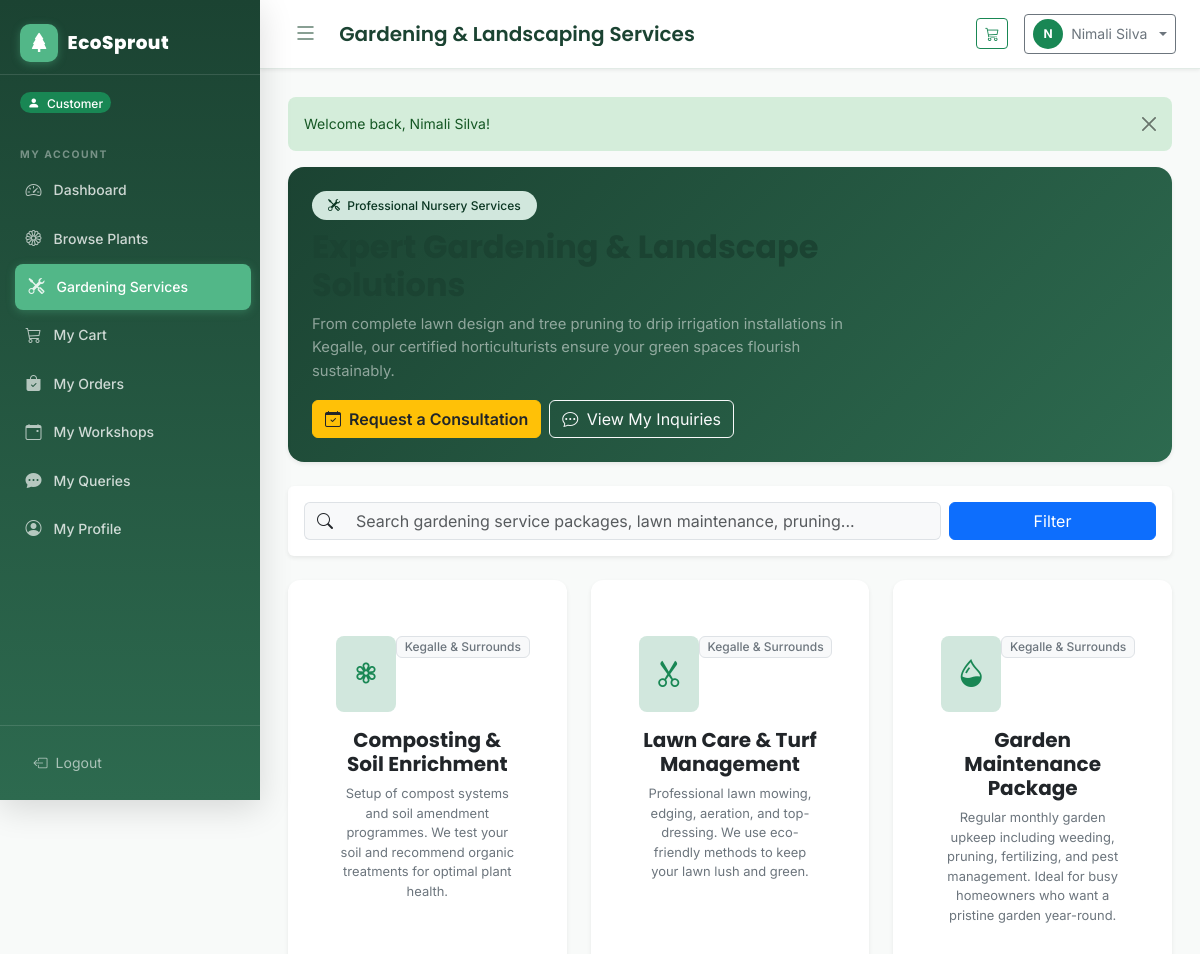
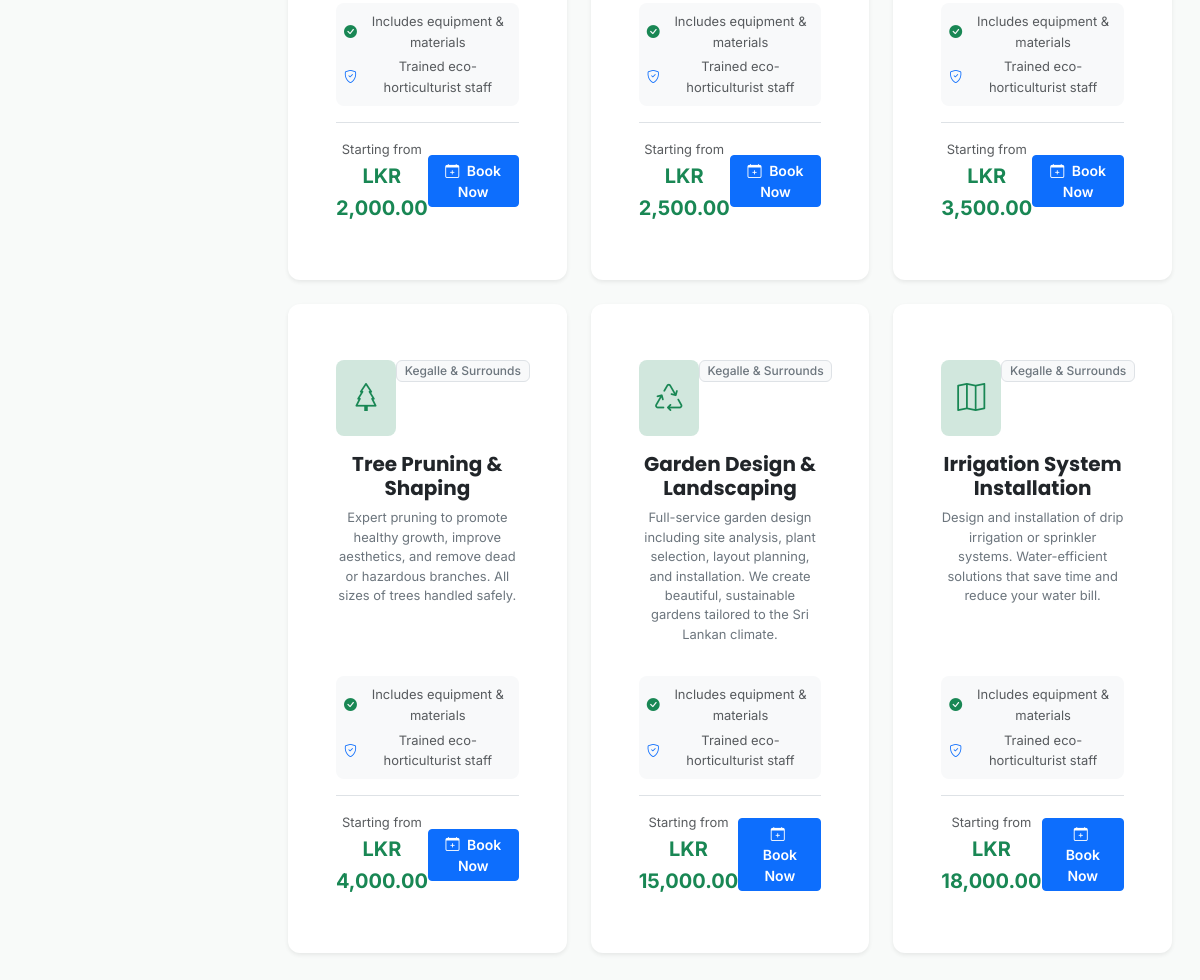
Page /customer/services.php (signed in) on the committed database (2 pictures, top to bottom).
### tables this page shows
CREATE TABLE IF NOT EXISTS gardening_services (
    id           INT UNSIGNED AUTO_INCREMENT PRIMARY KEY,
    service_name VARCHAR(150)   NOT NULL,
    description  TEXT           NULL,
    price        DECIMAL(10,2)  NOT NULL DEFAULT 0.00,
    created_at   TIMESTAMP NOT NULL DEFAULT CURRENT_TIMESTAMP,
    updated_at   TIMESTAMP NOT NULL DEFAULT CURRENT_TIMESTAMP ON UPDATE CURRENT_TIMESTAMP,
    INDEX idx_service_name (service_name)
);

### includes/auth.php (called while the page is built, shortened)
<?php
function getBaseUrl(): string
{
    $protocol = (!empty($_SERVER['HTTPS']) && $_SERVER['HTTPS'] !== 'off') ? 'https' : 'http';
    $host     = $_SERVER['HTTP_HOST'] ?? 'localhost';
    $scriptName = str_replace('\\', '/', $_SERVER['SCRIPT_NAME'] ?? '');
    if (preg_match('#^(.*?)/(?:admin|staff|customer|actions|includes|assets|database)(?:/|$)#i', $scriptName, $matches)) {
        $subFolder = $matches[1];
    } else {
        $subFolder = dirname($scriptName);
    }
    $subFolder = str_replace('\\', '/', $subFolder);
    return rtrim($protocol . '://' . $host . $subFolder, '/');
}

### customer/services.php (the view, shortened to what this page needs)
<?php
require_once __DIR__ . '/../includes/auth.php';
require_once __DIR__ . '/../includes/functions.php';
$pdo    = getPDO();
$base   = getBaseUrl();
$search = trim($_GET['search'] ?? '');
$params = [];
$whereClause = '';
$stmt = $pdo->prepare("SELECT * FROM gardening_services $whereClause ORDER BY price ASC");
$stmt->execute($params);
$services = $stmt->fetchAll();
?>
<!DOCTYPE html>
<html lang="en">
<head>
    <link rel="stylesheet" href="https://cdn.jsdelivr.net/npm/bootstrap@5.3.3/dist/css/bootstrap.min.css">
    <link rel="stylesheet" href="https://cdn.jsdelivr.net/npm/bootstrap-icons@1.11.3/font/bootstrap-icons.min.css">
    <link rel="stylesheet" href="<?= $base ?>/assets/css/style.css">
</head>
<body>
<div class="app-wrapper">
    <?php require_once __DIR__ . '/../components/sidebar.php'; ?>
    <div class="main-content">
        <?php require_once __DIR__ . '/../components/navbar.php'; ?>
        <div class="content-area">
            <?= renderFlash() ?>
            <div class="p-4 rounded-4 mb-4 text-white shadow-sm" style="background: linear-gradient(135deg, #1b4332 0%, #2d6a4f 100%);">
                <div class="row align-items-center">
                    <div class="col-lg-8">
                        <span class="badge bg-success-subtle text-success-emphasis rounded-pill px-3 py-2 mb-2">
                            <i class="bi bi-tools me-1"></i> Professional Nursery Services
                        </span>
                        <h2 class="fw-bold mb-2">Expert Gardening & Landscape Solutions</h2>
                        <p class="text-white-50 mb-3">
                            From complete lawn design and tree pruning to drip irrigation installations in Kegalle, our certified horticulturists ensure your green spaces flourish sustainably.
                        </p>
                        <div class="d-flex flex-wrap gap-2">
                            <a href="#services-list" class="btn btn-warning text-dark fw-semibold">
                                <i class="bi bi-calendar-check me-1"></i> Request a Consultation
                            </a>
                            <a href="<?= $base ?>/customer/my-queries.php" class="btn btn-outline-light">
                                <i class="bi bi-chat-dots me-1"></i> View My Inquiries
                            </a>
                        </div>
                    </div>
                </div>
            </div>
            <div class="card border-0 shadow-sm mb-4" id="services-list">
                <div class="card-body p-3">
                    <form method="GET" action="" class="row g-2 align-items-center">
                        <div class="col-12 col-md-9">
                            <div class="input-group">
                                <span class="input-group-text bg-light border-end-0"><i class="bi bi-search"></i></span>
                                <input type="text" name="search" class="form-control bg-light border-start-0"
                                       placeholder="Search gardening service packages, lawn maintenance, pruning..."
                                       value="<?= htmlspecialchars($search) ?>">
                            </div>
                        </div>
                        <div class="col-12 col-md-3 d-flex gap-2">
                            <button type="submit" class="btn btn-primary flex-grow-1">Filter</button>
                        </div>
                    </form>
                </div>
            </div>
            <?php if (empty($services)): ?>
                <div class="card border-0 shadow-sm text-center py-5">
                    <div class="card-body">
                        <i class="bi bi-tools display-4 text-muted mb-3 d-block"></i>
                        <h5>No Gardening Services Matched Your Search</h5>
                        <p class="text-muted">Try clearing search keywords or check back soon.</p>
                        <a href="<?= $base ?>/customer/services.php" class="btn btn-primary">Browse All Services</a>
                    </div>
                </div>
            <?php else: ?>
                <div class="row g-4">
                    <?php
                    $iconList = ['bi-flower3', 'bi-scissors', 'bi-droplet-half', 'bi-tree', 'bi-recycle', 'bi-map'];
                    $i = 0;
                    foreach ($services as $srv):
                        $icon = $iconList[$i % count($iconList)];
                        $i++;
                    ?>
                        <div class="col-12 col-md-6 col-xl-4">
                            <div class="card border-0 shadow-sm h-100 service-card d-flex flex-column">
                                <div class="card-body d-flex flex-column p-4">
                                    <div class="d-flex justify-content-between align-items-start mb-3">
                                        <div class="service-icon-box bg-success-subtle text-success rounded-3 p-3">
                                            <i class="bi <?= $icon ?> fs-3"></i>
                                        </div>
                                        <span class="badge bg-light text-secondary border">Kegalle & Surrounds</span>
                                    </div>
                                    <h5 class="card-title fw-bold text-dark mb-2"><?= htmlspecialchars($srv['service_name']) ?></h5>
                                    <p class="card-text text-secondary small flex-grow-1 lh-base">
                                        <?= nl2br(htmlspecialchars($srv['description'] ?? 'Comprehensive professional gardening service.')) ?>
                                    </p>
                                    <div class="bg-light rounded-3 p-2 my-3 small text-muted">
                                        <div class="d-flex align-items-center gap-2 mb-1">
                                            <i class="bi bi-check-circle-fill text-success"></i> Includes equipment & materials
                                        </div>
                                        <div class="d-flex align-items-center gap-2">
                                            <i class="bi bi-shield-check text-primary"></i> Trained eco-horticulturist staff
                                        </div>
                                    </div>
                                    <div class="pt-3 border-top mt-auto d-flex justify-content-between align-items-center">
                                        <div>
                                            <span class="text-muted small d-block">Starting from</span>
                                            <span class="fw-bold text-success fs-5"><?= formatLKR($srv['price']) ?></span>
                                        </div>
                                        <button type="button" class="btn btn-primary btn-sm px-3 fw-semibold"
                                                onclick='openBookService(<?= json_encode($srv) ?>)'>
                                            <i class="bi bi-calendar-plus me-1"></i> Book Now
                                        </button>
                                    </div>
                                </div>
                            </div>
                        </div>
                    <?php endforeach; ?>
                </div>
            <?php endif; ?>
        </div>
    </div>
</div>
</body>
</html>

### assets/css/style.css (style rules this page uses)
:root { --eco-primary: #2d6a4f; --eco-primary-dark: #1b4332; --eco-primary-light: #40916c; --eco-accent: #52b788; --eco-accent-light: #95d5b2; --eco-mint: #d8f3dc; --eco-earth: #a98467; --eco-sand: #f4e8c1; --eco-bark: #6b4226; --eco-gray-50: #f8faf9; --eco-gray-100: #f0f4f2; --eco-gray-200: #e2ebe6; --eco-gray-400: #9dbaab; --eco-gray-600: #5a7a6a; --eco-gray-800: #2c3e35; --sidebar-width: 260px; --navbar-height: 64px; --border-radius: 12px; --border-radius-sm: 8px; --shadow-sm: 0 1px 4px rgba(0,0,0,0.08); --shadow-md: 0 4px 16px rgba(0,0,0,0.10); --shadow-lg: 0 8px 32px rgba(0,0,0,0.14); --transition: all 0.25s cubic-bezier(.4,0,.2,1); }
*, *::before, *::after { box-sizing: border-box; }
html { scroll-behavior: smooth; }
body { font-family: 'Inter', system-ui, sans-serif; background-color: var(--eco-gray-50); color: var(--eco-gray-800); font-size: 0.925rem; line-height: 1.6; min-height: 100vh; }
h1, h2, h3, h4, h5, h6 { font-family: 'Poppins', 'Inter', sans-serif; font-weight: 700; color: var(--eco-primary-dark); }
a { color: var(--eco-primary); text-decoration: none; transition: var(--transition); }
.app-wrapper { display: flex; width: 100%; min-height: 100vh; overflow-x: hidden; position: relative; }
.main-content { margin-left: 260px !important; width: calc(100% - 260px) !important; max-width: calc(100% - 260px) !important; min-width: 0; flex: 1 1 auto; display: flex; flex-direction: column; min-height: 100vh; transition: margin-left 0.3s cubic-bezier(.4,0,.2,1), width 0.3s cubic-bezier(.4,0,.2,1), max-width 0.3s cubic-bezier(.4,0,.2,1); overflow-x: hidden; box-sizing: border-box; }
.content-area, .page-content { padding: 1.75rem; flex: 1 0 auto; width: 100%; max-width: 100%; min-width: 0; }
.badge { font-weight: 500; font-size: 0.75rem; padding: 0.35em 0.65em; }
.service-card { background: #fff; border-radius: var(--border-radius); padding: 2rem 1.5rem; text-align: center; box-shadow: var(--shadow-sm); border: 1px solid var(--eco-gray-200); transition: var(--transition); height: 100%; }

### rows in the picture
gardening_services: service_name "Composting & Soil Enrichment", description "Setup of compost systems and soil amendment programmes. We test your soil and recommend organic treatments for optimal plant health.", price "LKR 2,000.00"
gardening_services: service_name "Lawn Care & Turf Management", description "Professional lawn mowing, edging, aeration, and top-dressing. We use eco-friendly methods to keep your lawn lush and green.", price "LKR 2,500.00"
gardening_services: service_name "Garden Maintenance Package", description "Regular monthly garden upkeep including weeding, pruning, fertilizing, and pest management. Ideal for busy homeowners who want a pristine garden year-round.", price "LKR 3,500.00"
gardening_services: service_name "Tree Pruning & Shaping", description "Expert pruning to promote healthy growth, improve aesthetics, and remove dead or hazardous branches. All sizes of trees handled safely.", price "LKR 4,000.00"
gardening_services: service_name "Garden Design & Landscaping", description "Full-service garden design including site analysis, plant selection, layout planning, and installation. We create beautiful, sustainable gardens tailored to the Sri Lankan climate.", price "LKR 15,000.00"
gardening_services: service_name "Irrigation System Installation", description "Design and installation of drip irrigation or sprinkler systems. Water-efficient solutions that save time and reduce your water bill.", price "LKR 18,000.00"

### other values in the picture
$role "Customer"
$pageHeading "Gardening & Landscaping Services"
substr($userName, 0, 1) "N"
$userName "Nimali Silva"
$msg "Welcome back, Nimali Silva!"
